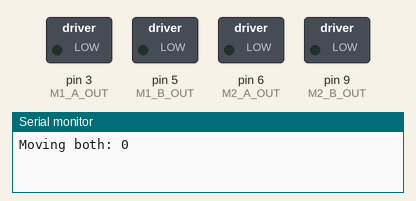
The sketch below on a simulated Arduino Uno, built with avr-gcc and run on an emulated ATmega328P. Shown: switched loads named in the sketch (green lamp = pin HIGH), the last lines printed to the serial monitor.

Above: at 0.05 s.
At 3.0 s:
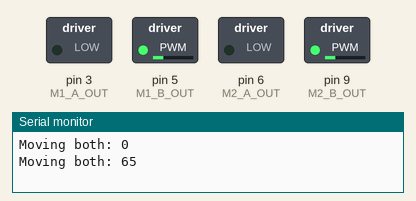
At 6.0 s:
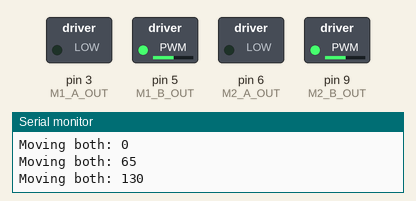
Timing chart, 0 to 7.8 s (numbered marks = the images above):
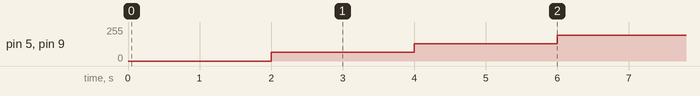

The sketch:

l293d.ino
```cpp
const int M1_A_OUT = 3;
const int M1_B_OUT = 5;

const int M2_A_OUT = 6;
const int M2_B_OUT = 9;

int curr_speed = 0;

void setup() {
    Serial.begin(9600);
    pinMode(M1_A_OUT, OUTPUT);
    pinMode(M1_B_OUT, OUTPUT);
}

void loop() {
    analogWrite(M1_A_OUT, 0);
    analogWrite(M2_A_OUT, 0);

    while(1) {
	Serial.print("Moving both: ");
	Serial.println(curr_speed);

        analogWrite(M1_B_OUT, curr_speed);
        analogWrite(M2_B_OUT, curr_speed);
        delay(2000);
        curr_speed = (curr_speed + 20)%210 + 45;
    }
}
```
